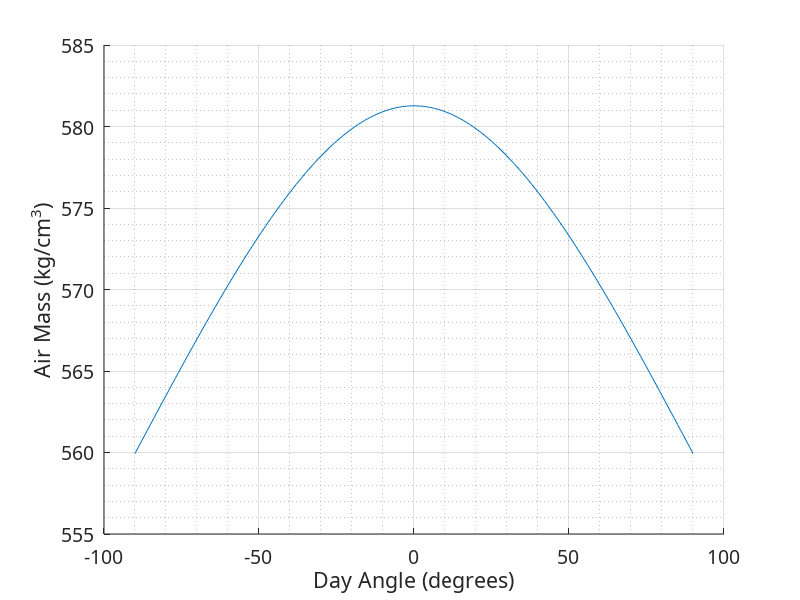

The MATLAB script that drew this image:

r = -90:90;
w = r/180*pi;
%time = 0:0.06649:24;
lat = 45/360*2*pi;
altitude = asin(cos(w)*cos(lat));
altitude_deg = altitude * 180 / pi;



AM = 1./(cos(pi/2 - altitude) + 0.50572.*(96.07995-(pi/2 - altitude))).^(-1.6364);

%% Printing Image%%
width = 6;     % Width in inches
height = 4;    % Height in inches
alw = 0.75;    % AxesLineWidth
fsz = 14;      % Fontsize
lw = 1.5;      % LineWidth
msz = 8;       % MarkerSize

figure(1);
pos = get(gcf, 'Position');
set(gcf, 'Position', [pos(1) pos(2) width*100, height*100]); %<- Set size
set(gca,'Fontname','CMU bright','Fontsize',fsz);

hold on;
grid on;
grid minor;
%plot(r,altitude_deg);
plot(r,AM);

ylabel('Air Mass (kg/cm^3)')
xlabel('Day Angle (degrees)')

print(gcf,'airmass.png','-dpng','-r300');
% % % % % % % % % % % % % next part
